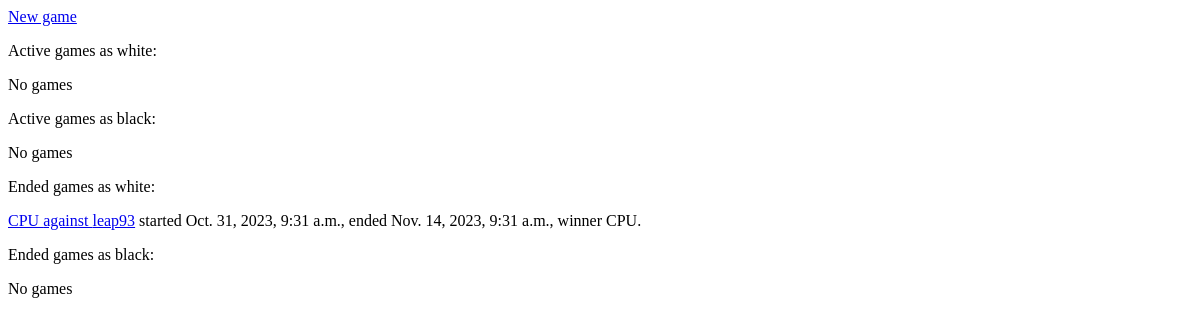
The page /chessapp/games (signed in) on the database as committed earlier.
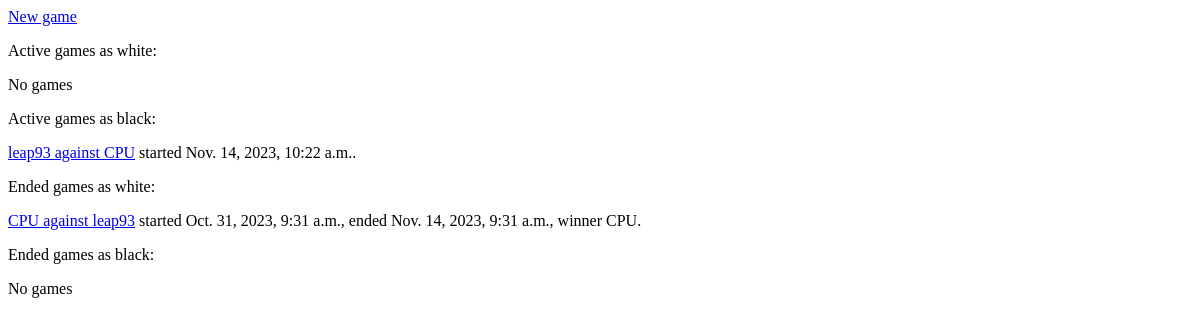
The same page on the database as committed later.
### chessapp/models.py (models this page shows)
class Game(models.Model):
	white_player = models.ForeignKey(User, related_name="white", on_delete=models.CASCADE)
	black_player = models.ForeignKey(User, related_name="black", on_delete=models.CASCADE)
	start_date = models.DateTimeField()
	end_date = models.DateTimeField(null=True)
	ended_by_forfeit = models.BooleanField(null=True, default=False)
	winner = models.ForeignKey(User, related_name="winner", on_delete=models.CASCADE, null=True)

### chessapp/views/games.py (the view)
# urls.py: path("games", games.games, name="games"),
@login_required
@csrf_exempt
def games(request):
	message = ''
	id = request.GET.get('id')
	if id is not None:
		game = Game.objects.filter(id = id)[0]
		player_color = "b"
		opponent_color = "w"
		if game.white_player == request.user:
			player_color = "w"
			opponent_color = "b"
		board = [["wrook", "wknight", "wbishop", "wqueen", "wking", "wbishop", "wknight", "wrook"]]
		board.insert(2, ["wpawn", "wpawn", "wpawn", "wpawn", "wpawn", "wpawn", "wpawn", "wpawn"])
		for x in range(2,6):
			board.insert(x, [ "", "", "", "", "", "", "", ""])
		board.insert(6, ["bpawn", "bpawn", "bpawn", "bpawn", "bpawn", "bpawn", "bpawn", "bpawn"])
		board.insert(7, ["brook", "bknight", "bbishop", "bqueen", "bking", "bbishop", "bknight", "brook"])
		moves = Move.objects.filter(game=game)
		for move in moves:
			execute_move(board, move)
		fromX = request.POST.get('fromX')
		fromY = request.POST.get('fromY')
		toX = request.POST.get('toX')
		toY = request.POST.get('toY')
		if request.method == 'POST':
			if is_legal_move(board, fromX, fromY, toX, toY, player_color, game) and not move_causes_check(board, {"fromX": fromX, "fromY": fromY, "toX": toX, "toY": toY}):
				move = Move(game = game, move_date = timezone.now(), is_white = player_color == "w", from_square = request.POST.get('fromX') + request.POST.get('fromY'), to_square = request.POST.get('toX') + request.POST.get('toY'))
				move.save()
				execute_move(board, move)
				if game.black_player.username == "CPU" or game.white_player.username == "CPU":
					opponent_move = pick_move(board, opponent_color, 3)[0]
					move = Move(game = game, move_date = timezone.now(), is_white = player_color != "w", from_square = str(opponent_move["fromX"]) + str(opponent_move["fromY"]), to_square = str(opponent_move["toX"]) + str(opponent_move["toY"]))
					move.save()
					execute_move(board, move)
				moves = Move.objects.filter(game=game)
			else:
				message = "Illegal move! "
		all_possible_moves = all_legal_moves(board, player_color)
		filetered_moves = []
		for move in all_possible_moves:
			if not move_causes_check(board, move):
				filetered_moves.append(move)
		if len(filetered_moves) == 0 and game.end_date == None:
			game.end_date = timezone.now()
			if opponent_color == "w":
				game.winner = game.white_player
			else:
				game.winner = game.black_player
			game.save()
		for y in range(0,8):
			for x in range(0,8):
				board[y][x] =  squareColor(y, x) + board[y][x]
		players_turn = True
		if len(moves) > 0:
			lastMove = moves[len(moves)-1]
			board[int(lastMove.to_square[1])][int(lastMove.to_square[0])] = "r" + board[int(lastMove.to_square[1])][int(lastMove.to_square[0])][1:]
			board[int(lastMove.from_square[1])][int(lastMove.from_square[0])] = "r" + board[int(lastMove.from_square[1])][int(lastMove.from_square[0])][1:]
			if lastMove.is_white != (player_color == "w"):
				if len(filetered_moves) == 0:
					message = "This game is over. You lost!"
					players_turn = False
				else:
					message = message + "it's your turn"
			else:
				message = "waiting for oppoent's move..."
				players_turn = False
		elif player_color == "w":
			message = message + "it's your turn"
		else:
			message = "waiting for oppoent's move..."
			players_turn = False
		return render(request, 'chessapp/game.html', {"game" : game, "board" : board, "message" : message, "players_turn": players_turn, "player_color": player_color, "moves": filetered_moves})
	else:
		games1 = Game.objects.filter(white_player=request.user, end_date__isnull=True)
		games2 = Game.objects.filter(black_player=request.user, end_date__isnull=True)
		games3 = Game.objects.filter(white_player=request.user, end_date__isnull=False)
		games4 = Game.objects.filter(black_player=request.user, end_date__isnull=False)
		return render(request, 'chessapp/games.html', {"games1" : games1, "games2" : games2, "games3" : games3, "games4" : games4})

### chessapp/templates/chessapp/games.html
<p><a href="{% url 'new_game' %}">New game</a></p>
<p>Active games as white:</p>
{% for game in games1 %}
<div>
<a href="{% url 'games' %}?id={{ game.id }}">{{ game.white_player}} against {{ game.black_player }}</a>  started {{ game.start_date }}.
</div>
{% empty %}
<p>No games</p>
{% endfor %}
<p>Active games as black:</p>
{% for game in games2 %}
<div>
<a href="{% url 'games' %}?id={{ game.id }}">{{ game.white_player}} against {{ game.black_player }}</a> started {{ game.start_date }}.
</div>
{% empty %}
<p>No games</p>
{% endfor %}
<p>Ended games as white:</p>
{% for game in games3 %}
<div>
<a href="{% url 'games' %}?id={{ game.id }}">{{ game.white_player}} against {{ game.black_player }}</a>  started {{ game.start_date }}, ended {{ game.end_date }}, winner {{ game.winner }}.
</div>
{% empty %}
<p>No games</p>
{% endfor %}
<p>Ended games as black:</p>
{% for game in games4 %}
<div>
<a href="{% url 'games' %}?id={{ game.id }}">{{ game.white_player}} against {{ game.black_player }}</a> started {{ game.start_date }}, ended {{ game.end_date }}, winner {{ game.winner }}.
</div>
{% empty %}
<p>No games</p>
{% endfor %}

Rows that differ between the two databases and show on the page:
added Game: white_player "leap93", black_player "CPU", start_date "Nov. 14, 2023, 10:22 a.m."
Other text that changed with them:
text no longer shown: "No games"
